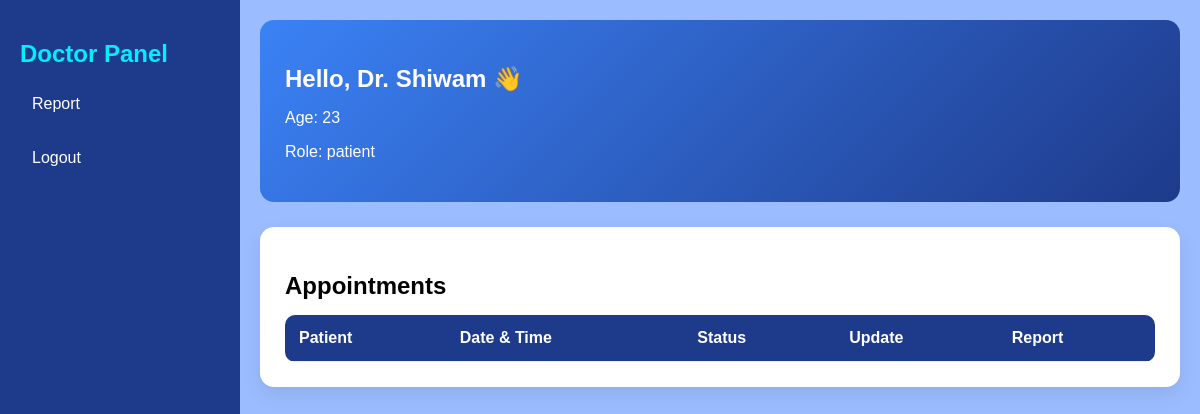
The page /doctor_dashboard (signed in) on the database its author committed.
### models.py (models this page shows)
class User(db.Model, UserMixin):
    id = db.Column(db.Integer,primary_key = True)
    username = db.Column(db.String(100))
    password = db.Column(db.String(100))
    email = db.Column(db.String(100), nullable = False)
    age = db.Column(db.Integer, nullable = True)
    role = db.Column(db.String(20), nullable = False)
    is_active_account = db.Column(db.Boolean, default=True)

### main.py (the view)
@app.route('/doctor_dashboard')
def doctor_dashboard():
    if not current_user.is_authenticated:
        return redirect(url_for('home'))
    appointments = db.session.query(Appointments, User)\
    .join(User, Appointments.patient_id == User.id)\
    .filter(Appointments.doctor_id == current_user.id)\
    .all()
    return render_template('doctor_dashboard.html',user = current_user, appointments = appointments)

### main.py (called while the page is built)
@login_manager.user_loader
def load_user(user_id):
    return User.query.get(int(user_id))

### templates/doctor_dashboard.html (shortened to what this page needs)
<!DOCTYPE html>
<html lang="en">
<head>
</head>
<body>
    <div class="sidebar">
        <h2>Doctor Panel</h2>
        <a href="/upload_report">Report</a>
        <a href="/logout">Logout</a>
    </div>
    <div class="main">
        <div class="welcome-card">
            <h2>Hello, Dr. {{ user.username }} 👋</h2>
            <p>Age: {{ user.age or "Not set" }}</p>
            <p>Role: {{ user.role }}</p>
        </div>
        <div class="card">
            <h2>Appointments</h2>
            <table>
                <tr>
                    <th>Patient</th>
                    <th>Date & Time</th>
                    <th>Status</th>
                    <th>Update</th>
                    <th>Report</th>
                </tr>
            </table>
        </div>
    </div>
</body>
</html>

### templates/doctor_dashboard.html (style rules this page uses)
body { margin: 0; font-family: Arial; display: flex; background: #f3f4f6; font-family: 'Poppins', sans-serif; }
.sidebar { width: 200px; height: 100vh; background: #1E3A8A; color: white; padding: 20px; position: fixed; top: 0; left: 0; }
.sidebar h2 { color: rgb(0, 238, 255); }
.sidebar a { display: block; color: white; margin: 12px 0; text-decoration: none; padding: 12px; border-radius: 8px; transition: 0.3s; }
.main { flex: 1; padding: 20px; background: #9bbcff; margin-left: 240px; min-height: 100vh; }
.welcome-card { background: linear-gradient(135deg, #3B82F6, #1E3A8A); color: white; padding: 25px; border-radius: 14px; margin-bottom: 25px; position: relative; }
.card { background: white; padding: 25px; border-radius: 14px; box-shadow: 0 8px 20px rgba(0, 0, 0, 0.08); }
h2 { margin-bottom: 15px; }
table { width: 100%; border-collapse: collapse; border-radius: 10px; overflow: hidden; }
th, td { padding: 14px; text-align: left; }
th { background: #1E3A8A; color: white; }
tr { border-bottom: 1px solid #eee; }

### rows shown on the page
User: username "Shiwam", age "23", role "patient"
